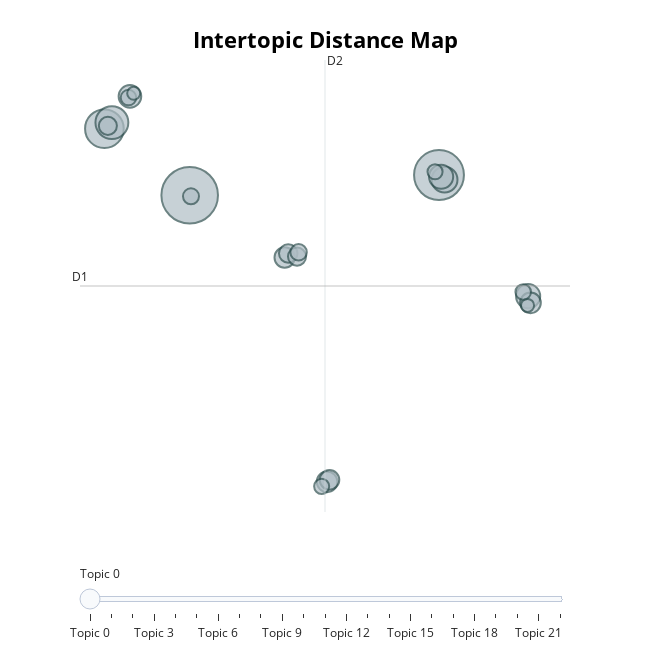
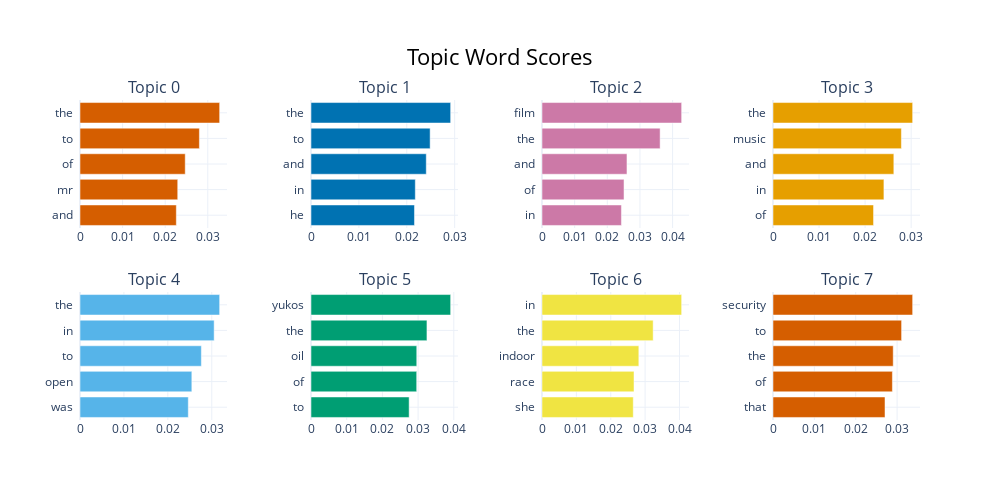

Source (notebook cell) for these figures, in order:
### Code cell
# this variable will be used later on
old_topics = topic_model_baseline.get_topics()

info_df = topic_model_baseline.get_topic_info()
clean_df = info_df[info_df["Topic"] != -1].copy()

def clean_keywords(repr_list):
    return ", ".join(repr_list[:6])

clean_df["Top Keywords"] = clean_df["Representation"].apply(clean_keywords)

display_table = clean_df[["Topic", "Count", "Top Keywords"]]

import pandas as pd
pd.set_option('display.max_colwidth', None)
display(display_table.head(5))

fig_map = topic_model_baseline.visualize_topics()
fig_map.show()

fig_bar = topic_model_baseline.visualize_barchart(top_n_topics=8)
fig_bar.show()

### Figure 1 — Plotly figure (JSON) as saved in the notebook; plotly's stock layout.template omitted (floating-point values rounded to 4 significant figures)
{"data": [{"customdata": [[0, "the | to | of | mr | and", 225], [1, "the | to | and | in | he", 175], [2, "film | the | and | of | in", 105], [3, "the | music | and | in | of", 76], [4, "the | in | to | open | was", 47], [5, "yukos | the | oil | of | to", 41], [6, "in | the | indoor | race | she", 41], [7, "security | to | the | of | that", 36], [8, "growth | economy | in | the | economic", 30], [9, "deutsche | lse | boerse | the | its", 30], [10, "broadband | the | to | and | of", 29], [11, "dollar | the | us | in | of", 27], [12, "mobile | phone | phones | to | and", 24], [13, "the | and | to | of | is", 23], [14, "show | the | tv | and | comedy", 23], [15, "the | nintendo | game | ds | sony", 19], [16, "the | to | of | brown | world", 18], [17, "marsh | the | sec | firms | of", 17], [18, "music | the | that | to | files", 17], [19, "drugs | iaaf | kenteris | greek | the", 16], [20, "housing | in | the | rates | prices", 16], [21, "search | yahoo | google | web | of", 12], [22, "airline | boeing | india | air | its", 12]], "hovertemplate": "<b>Topic %{customdata[0]}</b><br>%{customdata[1]}<br>Size: %{customdata[2]}", "legendgroup": "", "marker": {"color": "#B0BEC5", "size": [225, 175, 105, 76, 47, 41, 41, 36, 30, 30, 29, 27, 24, 23, 23, 19, 18, 17, 17, 16, 16, 12, 12], "sizemode": "area", "sizeref": 0.1406, "symbol": "circle", "line": {"color": "DarkSlateGrey", "width": 2}}, "mode": "markers", "name": "", "orientation": "v", "showlegend": false, "x": [-3.899, 8.665, -8.197, -7.819, 8.945, 13.16, 8.771, -6.91, 3.026, 13.28, 0.8871, 3.146, 1.067, 1.51, -8.022, 1.59, -3.833, 12.91, -6.983, 8.465, 2.751, -6.721, 13.13], "xaxis": "x", "y": [7.33, 8.56, 11.39, 11.76, 8.277, 1.168, 8.453, 13.36, -10.16, 0.7607, 3.528, -10.04, 3.778, 3.582, 11.56, 3.845, 7.264, 1.419, 13.29, 8.758, -10.44, 13.55, 0.6035], "yaxis": "y", "type": "scatter"}], "layout": {"xaxis": {"anchor": "y", "domain": [0.0, 1.0], "title": {"text": ""}, "visible": false, "range": [-9.427, 15.27]}, "yaxis": {"anchor": "x", "domain": [0.0, 1.0], "title": {"text": ""}, "visible": false, "range": [-12.0, 15.58]}, "legend": {"tracegroupgap": 0, "itemsizing": "constant"}, "margin": {"t": 60}, "title": {"font": {"size": 22, "color": "Black"}, "text": "<b>Intertopic Distance Map</b>", "y": 0.95, "x": 0.5, "xanchor": "center", "yanchor": "top"}, "hoverlabel": {"font": {"size": 16, "family": "Rockwell"}, "bgcolor": "white"}, "width": 650, "height": 650, "sliders": [{"active": 0, "pad": {"t": 50}, "steps": [{"args": [{"marker.color": [["red", "#B0BEC5", "#B0BEC5", "#B0BEC5", "#B0BEC5", "#B0BEC5", "#B0BEC5", "#B0BEC5", "#B0BEC5", "#B0BEC5", "#B0BEC5", "#B0BEC5", "#B0BEC5", "#B0BEC5", "#B0BEC5", "#B0BEC5", "#B0BEC5", "#B0BEC5", "#B0BEC5", "#B0BEC5", "#B0BEC5", "#B0BEC5", "#B0BEC5"]]}], "label": "Topic 0", "method": "update"}, {"args": [{"marker.color": [["#B0BEC5", "red", "#B0BEC5", "#B0BEC5", "#B0BEC5", "#B0BEC5", "#B0BEC5", "#B0BEC5", "#B0BEC5", "#B0BEC5", "#B0BEC5", "#B0BEC5", "#B0BEC5", "#B0BEC5", "#B0BEC5", "#B0BEC5", "#B0BEC5", "#B0BEC5", "#B0BEC5", "#B0BEC5", "#B0BEC5", "#B0BEC5", "#B0BEC5"]]}], "label": "Topic 1", "method": "update"}, {"args": [{"marker.color": [["#B0BEC5", "#B0BEC5", "red", "#B0BEC5", "#B0BEC5", "#B0BEC5", "#B0BEC5", "#B0BEC5", "#B0BEC5", "#B0BEC5", "#B0BEC5", "#B0BEC5", "#B0BEC5", "#B0BEC5", "#B0BEC5", "#B0BEC5", "#B0BEC5", "#B0BEC5", "#B0BEC5", "#B0BEC5", "#B0BEC5", "#B0BEC5", "#B0BEC5"]]}], "label": "Topic 2", "method": "update"}, {"args": [{"marker.color": [["#B0BEC5", "#B0BEC5", "#B0BEC5", "red", "#B0BEC5", "#B0BEC5", "#B0BEC5", "#B0BEC5", "#B0BEC5", "#B0BEC5", "#B0BEC5", "#B0BEC5", "#B0BEC5", "#B0BEC5", "#B0BEC5", "#B0BEC5", "#B0BEC5", "#B0BEC5", "#B0BEC5", "#B0BEC5", "#B0BEC5", "#B0BEC5", "#B0BEC5"]]}], "label": "Topic 3", "method": "update"}, {"args": [{"marker.color": [["#B0BEC5", "#B0BEC5", "#B0BEC5", "#B0BEC5", "red", "#B0BEC5", "#B0BEC5", "#B0BEC5", "#B0BEC5", "#B0BEC5", "#B0BEC5", "#B0BEC5", "#B0BEC5", "#B0BEC5", "#B0BEC5", "#B0BEC5", "#B0BEC5", "#B0BEC5", "#B0BEC5", "#B0BEC5", "#B0BEC5", "#B0BEC5", "#B0BEC5"]]}], "label": "Topic 4", "method": "update"}, {"args": [{"marker.color": [["#B0BEC5", "#B0BEC5", "#B0BEC5", "#B0BEC5", "#B0BEC5", "red", "#B0BEC5", "#B0BEC5", "#B0BEC5", "#B0BEC5", "#B0BEC5", "#B0BEC5", "#B0BEC5", "#B0BEC5", "#B0BEC5", "#B0BEC5", "#B0BEC5", "#B0BEC5", "#B0BEC5", "#B0BEC5", "#B0BEC5", "#B0BEC5", "#B0BEC5"]]}], "label": "Topic 5", "method": "update"}, {"args": [{"marker.color": [["#B0BEC5", "#B0BEC5", "#B0BEC5", "#B0BEC5", "#B0BEC5", "#B0BEC5", "red", "#B0BEC5", "#B0BEC5", "#B0BEC5", "#B0BEC5", "#B0BEC5", "#B0BEC5", "#B0BEC5", "#B0BEC5", "#B0BEC5", "#B0BEC5", "#B0BEC5", "#B0BEC5", "#B0BEC5", "#B0BEC5", "#B0BEC5", "#B0BEC5"]]}], "label": "Topic 6", "method": "update"}, {"args": [{"marker.color": [["#B0BEC5", "#B0BEC5", "#B0BEC5", "#B0BEC5", "#B0BEC5", "#B0BEC5", "#B0BEC5", "red", "#B0BEC5", "#B0BEC5", "#B0BEC5", "#B0BEC5", "#B0BEC5", "#B0BEC5", "#B0BEC5", "#B0BEC5", "#B0BEC5", "#B0BEC5", "#B0BEC5", "#B0BEC5", "#B0BEC5", "#B0BEC5", "#B0BEC5"]]}], "label": "Topic 7", "method": "update"}, {"args": [{"marker.color": [["#B0BEC5", "#B0BEC5", "#B0BEC5", "#B0BEC5", "#B0BEC5", "#B0BEC5", "#B0BEC5", "#B0BEC5", "red", "#B0BEC5", "#B0BEC5", "#B0BEC5", "#B0BEC5", "#B0BEC5", "#B0BEC5", "#B0BEC5", "#B0BEC5", "#B0BEC5", "#B0BEC5", "#B0BEC5", "#B0BEC5", "#B0BEC5", "#B0BEC5"]]}], "label": "Topic 8", "method": "update"}, {"args": [{"marker.color": [["#B0BEC5", "#B0BEC5", "#B0BEC5", "#B0BEC5", "#B0BEC5", "#B0BEC5", "#B0BEC5", "#B0BEC5", "#B0BEC5", "red", "#B0BEC5", "#B0BEC5", "#B0BEC5", "#B0BEC5", "#B0BEC5", "#B0BEC5", "#B0BEC5", "#B0BEC5", "#B0BEC5", "#B0BEC5", "#B0BEC5", "#B0BEC5", "#B0BEC5"]]}], "label": "Topic 9", "method": "update"}, {"args": [{"marker.color": [["#B0BEC5", "#B0BEC5", "#B0BEC5", "#B0BEC5", "#B0BEC5", "#B0BEC5", "#B0BEC5", "#B0BEC5", "#B0BEC5", "#B0BEC5", "red", "#B0BEC5", "#B0BEC5", "#B0BEC5", "#B0BEC5", "#B0BEC5", "#B0BEC5", "#B0BEC5", "#B0BEC5", "#B0BEC5", "#B0BEC5", "#B0BEC5", "#B0BEC5"]]}], "label": "Topic 10", "method": "update"}, {"args": [{"marker.color": [["#B0BEC5", "#B0BEC5", "#B0BEC5", "#B0BEC5", "#B0BEC5", "#B0BEC5", "#B0BEC5", "#B0BEC5", "#B0BEC5", "#B0BEC5", "#B0BEC5", "red", "#B0BEC5", "#B0BEC5", "#B0BEC5", "#B0BEC5", "#B0BEC5", "#B0BEC5", "#B0BEC5", "#B0BEC5", "#B0BEC5", "#B0BEC5", "#B0BEC5"]]}], "label": "Topic 11", "method": "update"}, {"args": [{"marker.color": [["#B0BEC5", "#B0BEC5", "#B0BEC5", "#B0BEC5", "#B0BEC5", "#B0BEC5", "#B0BEC5", "#B0BEC5", "#B0BEC5", "#B0BEC5", "#B0BEC5", "#B0BEC5", "red", "#B0BEC5", "#B0BEC5", "#B0BEC5", "#B0BEC5", "#B0BEC5", "#B0BEC5", "#B0BEC5", "#B0BEC5", "#B0BEC5", "#B0BEC5"]]}], "label": "Topic 12", "method": "update"}, {"args": [{"marker.color": [["#B0BEC5", "#B0BEC5", "#B0BEC5", "#B0BEC5", "#B0BEC5", "#B0BEC5", "#B0BEC5", "#B0BEC5", "#B0BEC5", "#B0BEC5", "#B0BEC5", "#B0BEC5", "#B0BEC5", "red", "#B0BEC5", "#B0BEC5", "#B0BEC5", "#B0BEC5", "#B0BEC5", "#B0BEC5", "#B0BEC5", "#B0BEC5", "#B0BEC5"]]}], "label": "Topic 13", "method": "update"}, {"args": [{"marker.color": [["#B0BEC5", "#B0BEC5", "#B0BEC5", "#B0BEC5", "#B0BEC5", "#B0BEC5", "#B0BEC5", "#B0BEC5", "#B0BEC5", "#B0BEC5", "#B0BEC5", "#B0BEC5", "#B0BEC5", "#B0BEC5", "red", "#B0BEC5", "#B0BEC5", "#B0BEC5", "#B0BEC5", "#B0BEC5", "#B0BEC5", "#B0BEC5", "#B0BEC5"]]}], "label": "Topic 14", "method": "update"}, {"args": [{"marker.color": [["#B0BEC5", "#B0BEC5", "#B0BEC5", "#B0BEC5", "#B0BEC5", "#B0BEC5", "#B0BEC5", "#B0BEC5", "#B0BEC5", "#B0BEC5", "#B0BEC5", "#B0BEC5", "#B0BEC5", "#B0BEC5", "#B0BEC5", "red", "#B0BEC5", "#B0BEC5", "#B0BEC5", "#B0BEC5", "#B0BEC5", "#B0BEC5", "#B0BEC5"]]}], "label": "Topic 15", "method": "update"}, {"args": [{"marker.color": [["#B0BEC5", "#B0BEC5", "#B0BEC5", "#B0BEC5", "#B0BEC5", "#B0BEC5", "#B0BEC5", "#B0BEC5", "#B0BEC5", "#B0BEC5", "#B0BEC5", "#B0BEC5", "#B0BEC5", "#B0BEC5", "#B0BEC5", "#B0BEC5", "red", "#B0BEC5", "#B0BEC5", "#B0BEC5", "#B0BEC5", "#B0BEC5", "#B0BEC5"]]}], "label": "Topic 16", "method": "update"}, {"args": [{"marker.color": [["#B0BEC5", "#B0BEC5", "#B0BEC5", "#B0BEC5", "#B0BEC5", "#B0BEC5", "#B0BEC5", "#B0BEC5", "#B0BEC5", "#B0BEC5", "#B0BEC5", "#B0BEC5", "#B0BEC5", "#B0BEC5", "#B0BEC5", "#B0BEC5", "#B0BEC5", "red", "#B0BEC5", "#B0BEC5", "#B0BEC5", "#B0BEC5", "#B0BEC5"]]}], "label": "Topic 17", "method": "update"}, {"args": [{"marker.color": [["#B0BEC5", "#B0BEC5", "#B0BEC5", "#B0BEC5", "#B0BEC5", "#B0BEC5", "#B0BEC5", "#B0BEC5", "#B0BEC5", "#B0BEC5", "#B0BEC5", "#B0BEC5", "#B0BEC5", "#B0BEC5", "#B0BEC5", "#B0BEC5", "#B0BEC5", "#B0BEC5", "red", "#B0BEC5", "#B0BEC5", "#B0BEC5", "#B0BEC5"]]}], "label": "Topic 18", "method": "update"}, {"args": [{"marker.color": [["#B0BEC5", "#B0BEC5", "#B0BEC5", "#B0BEC5", "#B0BEC5", "#B0BEC5", "#B0BEC5", "#B0BEC5", "#B0BEC5", "#B0BEC5", "#B0BEC5", "#B0BEC5", "#B0BEC5", "#B0BEC5", "#B0BEC5", "#B0BEC5", "#B0BEC5", "#B0BEC5", "#B0BEC5", "red", "#B0BEC5", "#B0BEC5", "#B0BEC5"]]}], "label": "Topic 19", "method": "update"}, {"args": [{"marker.color": [["#B0BEC5", "#B0BEC5", "#B0BEC5", "#B0BEC5", "#B0BEC5", "#B0BEC5", "#B0BEC5", "#B0BEC5", "#B0BEC5", "#B0BEC5", "#B0BEC5", "#B0BEC5", "#B0BEC5", "#B0BEC5", "#B0BEC5", "#B0BEC5", "#B0BEC5", "#B0BEC5", "#B0BEC5", "#B0BEC5", "red", "#B0BEC5", "#B0BEC5"]]}], "label": "Topic 20", "method": "update"}, {"args": [{"marker.color": [["#B0BEC5", "#B0BEC5", "#B0BEC5", "#B0BEC5", "#B0BEC5", "#B0BEC5", "#B0BEC5", "#B0BEC5", "#B0BEC5", "#B0BEC5", "#B0BEC5", "#B0BEC5", "#B0BEC5", "#B0BEC5", "#B0BEC5", "#B0BEC5", "#B0BEC5", "#B0BEC5", "#B0BEC5", "#B0BEC5", "#B0BEC5", "red", "#B0BEC5"]]}], "label": "Topic 21", "method": "update"}, {"args": [{"marker.color": [["#B0BEC5", "#B0BEC5", "#B0BEC5", "#B0BEC5", "#B0BEC5", "#B0BEC5", "#B0BEC5", "#B0BEC5", "#B0BEC5", "#B0BEC5", "#B0BEC5", "#B0BEC5", "#B0BEC5", "#B0BEC5", "#B0BEC5", "#B0BEC5", "#B0BEC5", "#B0BEC5", "#B0BEC5", "#B0BEC5", "#B0BEC5", "#B0BEC5", "red"]]}], "label": "Topic 22", "method": "update"}]}], "shapes": [{"line": {"color": "#CFD8DC", "width": 2}, "type": "line", "x0": 2.92, "x1": 2.92, "y0": -12.0, "y1": 15.58}, {"line": {"color": "#9E9E9E", "width": 2}, "type": "line", "x0": -9.427, "x1": 15.27, "y0": 1.789, "y1": 1.789}], "annotations": [{"showarrow": false, "text": "D1", "x": -9.427, "y": 1.789, "yshift": 10}, {"showarrow": false, "text": "D2", "x": 2.92, "xshift": 10, "y": 15.58}]}}

### Figure 2 — Plotly figure (JSON) as saved in the notebook; plotly's stock layout.template omitted (floating-point values rounded to 4 significant figures)
{"data": [{"marker": {"color": "#D55E00"}, "orientation": "h", "x": [0.02262, 0.02295, 0.02471, 0.02803, 0.03279], "y": ["and  ", "mr  ", "of  ", "to  ", "the  "], "type": "bar", "xaxis": "x", "yaxis": "y"}, {"marker": {"color": "#0072B2"}, "orientation": "h", "x": [0.02161, 0.02178, 0.02407, 0.02488, 0.02916], "y": ["he  ", "in  ", "and  ", "to  ", "the  "], "type": "bar", "xaxis": "x2", "yaxis": "y2"}, {"marker": {"color": "#CC79A7"}, "orientation": "h", "x": [0.02433, 0.02512, 0.02602, 0.03617, 0.04277], "y": ["in  ", "of  ", "and  ", "the  ", "film  "], "type": "bar", "xaxis": "x3", "yaxis": "y3"}, {"marker": {"color": "#E69F00"}, "orientation": "h", "x": [0.02183, 0.02409, 0.02624, 0.02788, 0.03033], "y": ["of  ", "in  ", "and  ", "music  ", "the  "], "type": "bar", "xaxis": "x4", "yaxis": "y4"}, {"marker": {"color": "#56B4E9"}, "orientation": "h", "x": [0.02466, 0.02546, 0.02763, 0.03054, 0.0318], "y": ["was  ", "open  ", "to  ", "in  ", "the  "], "type": "bar", "xaxis": "x5", "yaxis": "y5"}, {"marker": {"color": "#009E73"}, "orientation": "h", "x": [0.02749, 0.02961, 0.02962, 0.03248, 0.03912], "y": ["to  ", "of  ", "oil  ", "the  ", "yukos  "], "type": "bar", "xaxis": "x6", "yaxis": "y6"}, {"marker": {"color": "#F0E442"}, "orientation": "h", "x": [0.02655, 0.02677, 0.02817, 0.03234, 0.04063], "y": ["she  ", "race  ", "indoor  ", "the  ", "in  "], "type": "bar", "xaxis": "x7", "yaxis": "y7"}, {"marker": {"color": "#D55E00"}, "orientation": "h", "x": [0.02708, 0.02887, 0.02907, 0.03109, 0.03376], "y": ["that  ", "of  ", "the  ", "to  ", "security  "], "type": "bar", "xaxis": "x8", "yaxis": "y8"}], "layout": {"xaxis": {"anchor": "y", "domain": [0.0, 0.175], "showgrid": true}, "yaxis": {"anchor": "x", "domain": [0.6, 1.0], "showgrid": true}, "xaxis2": {"anchor": "y2", "domain": [0.275, 0.45], "showgrid": true}, "yaxis2": {"anchor": "x2", "domain": [0.6, 1.0], "showgrid": true}, "xaxis3": {"anchor": "y3", "domain": [0.55, 0.725], "showgrid": true}, "yaxis3": {"anchor": "x3", "domain": [0.6, 1.0], "showgrid": true}, "xaxis4": {"anchor": "y4", "domain": [0.825, 1.0], "showgrid": true}, "yaxis4": {"anchor": "x4", "domain": [0.6, 1.0], "showgrid": true}, "xaxis5": {"anchor": "y5", "domain": [0.0, 0.175], "showgrid": true}, "yaxis5": {"anchor": "x5", "domain": [0.0, 0.4], "showgrid": true}, "xaxis6": {"anchor": "y6", "domain": [0.275, 0.45], "showgrid": true}, "yaxis6": {"anchor": "x6", "domain": [0.0, 0.4], "showgrid": true}, "xaxis7": {"anchor": "y7", "domain": [0.55, 0.725], "showgrid": true}, "yaxis7": {"anchor": "x7", "domain": [0.0, 0.4], "showgrid": true}, "xaxis8": {"anchor": "y8", "domain": [0.825, 1.0], "showgrid": true}, "yaxis8": {"anchor": "x8", "domain": [0.0, 0.4], "showgrid": true}, "annotations": [{"font": {"size": 16}, "showarrow": false, "text": "Topic 0", "x": 0.0875, "xanchor": "center", "xref": "paper", "y": 1.0, "yanchor": "bottom", "yref": "paper"}, {"font": {"size": 16}, "showarrow": false, "text": "Topic 1", "x": 0.3625, "xanchor": "center", "xref": "paper", "y": 1.0, "yanchor": "bottom", "yref": "paper"}, {"font": {"size": 16}, "showarrow": false, "text": "Topic 2", "x": 0.6375, "xanchor": "center", "xref": "paper", "y": 1.0, "yanchor": "bottom", "yref": "paper"}, {"font": {"size": 16}, "showarrow": false, "text": "Topic 3", "x": 0.9125, "xanchor": "center", "xref": "paper", "y": 1.0, "yanchor": "bottom", "yref": "paper"}, {"font": {"size": 16}, "showarrow": false, "text": "Topic 4", "x": 0.0875, "xanchor": "center", "xref": "paper", "y": 0.4, "yanchor": "bottom", "yref": "paper"}, {"font": {"size": 16}, "showarrow": false, "text": "Topic 5", "x": 0.3625, "xanchor": "center", "xref": "paper", "y": 0.4, "yanchor": "bottom", "yref": "paper"}, {"font": {"size": 16}, "showarrow": false, "text": "Topic 6", "x": 0.6375, "xanchor": "center", "xref": "paper", "y": 0.4, "yanchor": "bottom", "yref": "paper"}, {"font": {"size": 16}, "showarrow": false, "text": "Topic 7", "x": 0.9125, "xanchor": "center", "xref": "paper", "y": 0.4, "yanchor": "bottom", "yref": "paper"}], "title": {"font": {"size": 22, "color": "Black"}, "text": "Topic Word Scores", "x": 0.5, "xanchor": "center", "yanchor": "top"}, "hoverlabel": {"font": {"size": 16, "family": "Rockwell"}, "bgcolor": "white"}, "showlegend": false, "width": 1000, "height": 500}}
